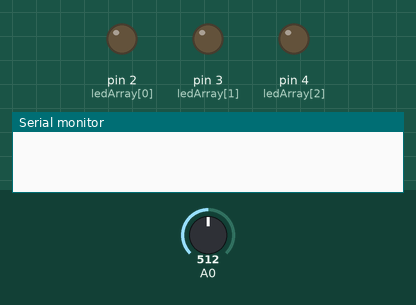
Simulated run of this sketch. Board: Arduino Uno, built with avr-gcc and run on an emulated ATmega328P. Shown: output pins drawn as LEDs (lit = HIGH), the last lines printed to the serial monitor. The inputs (shaded band) are chosen by the test bench; at power-on: A0 = 512.

Above: at 0.1 s.
At 5.25 s:
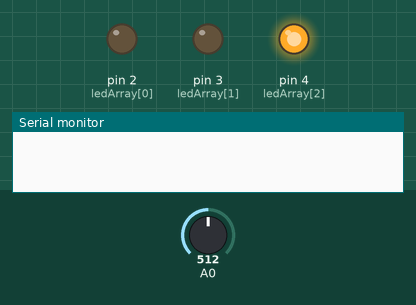
At 10.45 s:
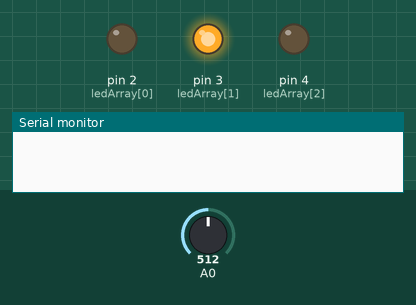
At 39.83 s:
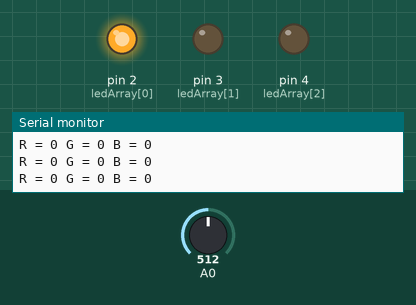
Timing chart, 0 to 40.0 s (numbered marks = the images above):
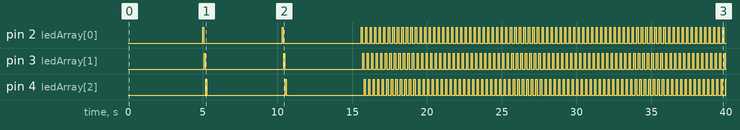

The sketch:

colour.ino
```cpp
// Define colour sensor LED pins
int ledArray[] = {2,3,4}; // Digital Pin #

// boolean to know if the balance has been set
boolean balanceSet = false;

//place holders for colour detected
int red = 0;
int green = 0;
int blue = 0;

//floats to hold colour arrays
float colourArray[] = {0,0,0};
float whiteArray[] = {0,0,0};
float blackArray[] = {0,0,0};


//place holder for average
int avgRead;

//Read Rate
int speed = 25; //Delay between flashes

void setup(){

  //setup the outputs for the colour sensor
  pinMode(2,OUTPUT);
  pinMode(3,OUTPUT);
  pinMode(4,OUTPUT);

  //begin serial communication
  Serial.begin(9600);

}

void loop(){

    checkBalance();
    checkColour();
    printColour();
    }

void checkBalance(){
  //check if the balance has been set, if not, set it
  if(balanceSet == false){
    setBalance();
  }
}

void setBalance(){
  //set white balance
   delay(5000);                              //delay for five seconds, this gives us time to get a white sample in front of our sensor
  //scan the white sample.
  //go through each light, get a reading, set the base reading for each colour red, green, and blue to the white array
  for(int i = 0;i<=2;i++){
     digitalWrite(ledArray[i],HIGH);
     delay(speed);
     getReading(5);          //number is the number of scans to take for average, this whole function is redundant, one reading works just as well.
     whiteArray[i] = avgRead;
     digitalWrite(ledArray[i],LOW);
     delay(speed);
  }
  //done scanning white, now it will pulse blue to tell you that it is time for the black (or grey) sample.
   //set black balance
    delay(5000);              //wait for five seconds so we can position our black sample
  //go ahead and scan, sets the colour values for red, green, and blue when exposed to black
  for(int i = 0;i<=2;i++){
     digitalWrite(ledArray[i],HIGH);
     delay(speed);
     getReading(5);
     blackArray[i] = avgRead;
     //blackArray[i] = analogRead(2);
     digitalWrite(ledArray[i],LOW);
     delay(speed);
  }
   //set boolean value so we know that balance is set
  balanceSet = true;
  //delay another 5 seconds to allow the human to catch up to what is going on
  delay(5000);
  }

void checkColour(){
    for(int i = 0;i<=2;i++){
     digitalWrite(ledArray[i],HIGH);  //turn or the LED, red, green or blue depending which iteration
     delay(speed);                      //delay to allow CdS to stabalize, they are slow
     getReading(5);                  //take a reading however many times
     colourArray[i] = avgRead;        //set the current colour in the array to the average reading
     float greyDiff = whiteArray[i] - blackArray[i];                    //the highest possible return minus the lowest returns the area for values in between
     colourArray[i] = (colourArray[i] - blackArray[i])/(greyDiff)*255; //the reading returned minus the lowest value divided by the possible range multiplied by 255 will give us a value roughly between 0-255 representing the value for the current reflectivity(for the colour it is exposed to) of what is being scanned
     digitalWrite(ledArray[i],LOW);   //turn off the current LED
     delay(speed);
  }
}
void getReading(int times){
  int reading;
  int tally=0;
  //take the reading however many times was requested and add them up
for(int i = 0;i < times;i++){
   reading = analogRead(0);
   tally = reading + tally;
   delay(10);
}
//calculate the average and set it
avgRead = (tally)/times;
}

//prints the colour in the colour array, in the next step, we will send this to processing to see how good the sensor works.
void printColour(){
Serial.print("R = ");
Serial.print(int(colourArray[0]));
Serial.print(" G = ");
Serial.print(int(colourArray[1]));
Serial.print(" B = ");
Serial.println(int(colourArray[2]));
//delay(2000);
}
```

Measured:
- by itself, pin 4 (ledArray[2]): goes HIGH 0.08 s, LOW 5.2 s, HIGH 0.08 s, LOW 5.2 s, 80 × (HIGH 0.08 s, LOW 0.23 s), then HIGH
- by itself, pin 2 (ledArray[0]), pin 3 (ledArray[1]): goes HIGH 0.08 s, LOW 5.2 s, HIGH 0.08 s, LOW 5.2 s, 80 × (HIGH 0.08 s, LOW 0.23 s), HIGH 0.08 s, then LOW
